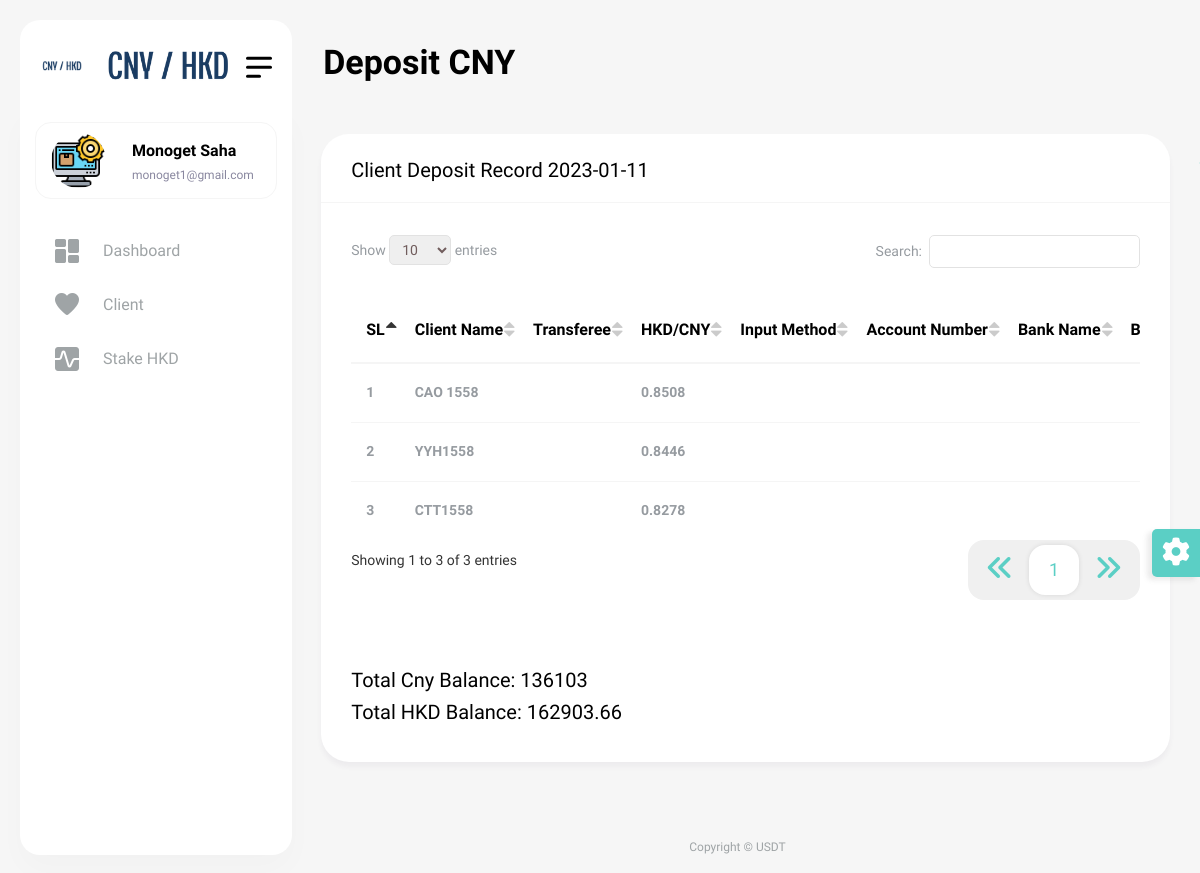
Screenshot of /Deposit-CNY?todayCheck=0 (signed in) with the database file from the repository.
### tables this page shows
CREATE TABLE `deposit_cny` (
  `id` int(11) NOT NULL,
  `client_id` int(11) NOT NULL,
  `conversion_rate` double(10,4) NOT NULL,
  `input_method` varchar(100) NOT NULL,
  `account_number` varchar(50) NOT NULL,
  `bank_name` varchar(250) NOT NULL,
  `bank_holder` varchar(100) NOT NULL,
  `amount` double(15,2) NOT NULL,
  `proof_image` varchar(250) NOT NULL,
  `inserted_at` datetime NOT NULL,
  `updated_at` timestamp NOT NULL DEFAULT current_timestamp() ON UPDATE current_timestamp()
);

CREATE TABLE `client` (
  `id` int(11) NOT NULL,
  `client_name` varchar(100) NOT NULL,
  `phone` varchar(25) NOT NULL,
  `trasferee` varchar(200) NOT NULL,
  `inserted_at` datetime NOT NULL,
  `updated_at` timestamp NOT NULL DEFAULT current_timestamp() ON UPDATE current_timestamp()
);

### include/dbController.php (called while the page is built, shortened)
<?php
class DBController {
    private $host = "localhost";
    private $user = "root";
    private $password = "";
    private $database = "usdt";
    private $conn;
    function __construct() {
        $this->conn = $this->connectDB();
    }
    function connectDB() {
        $conn = mysqli_connect($this->host,$this->user,$this->password,$this->database);
        return $conn;
    }
    function runQuery($query) {
        $result = mysqli_query($this->conn,$query);
        while($row=mysqli_fetch_assoc($result)) {
            $resultset[] = $row;
        }
        if(!empty($resultset))
            return $resultset;
    }
    function numRows($query) {
        $result  = mysqli_query($this->conn,$query);
        $rowcount = mysqli_num_rows($result);
        return $rowcount;
    }
}

### deposit-cny.php (the view, shortened to what this page needs)
<?php
require_once("include/dbController.php");
$db_handle = new DBController();
?>
<!DOCTYPE html>
<html lang="en">
<head>
    <?php require_once('include/css.php'); ?>
</head>
<body>
<div id="main-wrapper">
    <?php require_once('include/header.php'); ?>
    <div class="header">
        <div class="header-content">
            <nav class="navbar navbar-expand">
                <div class="collapse navbar-collapse justify-content-between">
                    <div class="header-left">
                        <div class="dashboard_bar">
                            Deposit CNY
                        </div>
                    </div>
                </div>
            </nav>
        </div>
    </div>
    <?php require_once('include/navbar.php'); ?>
    <div class="content-body">
        <div class="container-fluid">
            <div class="row invoice-card-row">
                <?php if (isset($_GET['todayCheck'])) {
                    $today='%'.date('Y-m-d').'%';
                    ?>
                    <div class="col-12">
                        <div class="card">
                            <div class="card-header">
                                <h4 class="card-title">Client Deposit Record <?php echo date('Y-m-d');?></h4>
                            </div>
                            <div class="card-body">
                                <div class="table-responsive">
                                    <table id="example4" class="display" style="min-width: 845px">
                                        <thead>
                                        <tr>
                                            <th>SL</th>
                                            <th>Client Name</th>
                                            <th>Transferee</th>
                                            <th>HKD/CNY</th>
                                            <th>Input Method</th>
                                            <th>Account Number</th>
                                            <th>Bank Name</th>
                                            <th>Bank Holder</th>
                                        </tr>
                                        </thead>
                                        <tbody>
                                        <?php
                                        $total_cny=0;
                                        $total_hkd=0;
                                        $client = $db_handle->runQuery("SELECT * FROM deposit_cny as d, client as c where d.client_id=c.id and d.inserted_at like '$today' order by d.id desc");
                                        $row_count = $db_handle->numRows("SELECT * FROM deposit_cny as d, client as c where d.client_id=c.id and d.inserted_at like '$today' order by d.id desc");
                                        for ($i = 0; $i < $row_count; $i++) {
                                            ?>
                                            <tr>
                                                <td><?php echo $i + 1; ?></td>
                                                <td><?php echo $client[$i]["client_name"]; ?></td>
                                                <td><?php echo $client[$i]["trasferee"]; ?></td>
                                                <td><?php echo $client[$i]["conversion_rate"]; ?></td>
                                                <td><?php echo $client[$i]["input_method"]; ?></td>
                                                <td><?php echo $client[$i]["account_number"]; ?></td>
                                                <td><?php echo $client[$i]["bank_name"]; ?></td>
                                                <td><?php echo $client[$i]["bank_holder"]; ?></td>
                                                <td><?php
                                                    $total_cny+=$client[$i]["amount"];
                                                ?></td>
                                                    <?php
                                                    $total_hkd+=round($client[$i]["amount"] / $client[$i]["conversion_rate"], 2);
                                                    ?>
                                            </tr>
                                            <?php
                                        }
                                        ?>
                                        </tbody>
                                    </table>
                                </div>
                                <div>
                                    <h4 class="card-title mt-5">Total Cny Balance: <?php echo round($total_cny,2); ?></h4>
                                    <h4 class="card-title">Total HKD Balance: <?php echo round($total_hkd,2); ?></h4>
                                </div>
                            </div>
                        </div>
                    </div>
                <?php } ?>
            </div>
        </div>
    </div>
    <?php require_once('include/footer.php'); ?>
</div>
</body>
</html>

### include/navbar.php (shortened to what this page needs)
<div class="dlabnav">
    <div class="dlabnav-scroll">
        <ul class="metismenu" id="menu">
            <li class="dropdown header-profile">
                <a class="nav-link" href="javascript:void(0);" role="button" data-bs-toggle="dropdown">
                    <?php $data = $db_handle->runQuery("SELECT * FROM admin_login where id={$_SESSION['userid']}"); ?>
                    <img src="<?php echo $data[0]["image"]; ?>" width="20" alt=""/>
                    <div class="header-info ms-3">
                        <span class="font-w600 "><b><?php echo $data[0]["name"]; ?></b></span>
                        <small class="text-end font-w400"><?php echo $data[0]["email"]; ?></small>
                    </div>
                </a>
            </li>
            <li>
                <a class="ai-icon" href="Dashboard" aria-expanded="false">
                    <i class="flaticon-025-dashboard"></i>
                    <span class="nav-text">Dashboard</span>
                </a>
            </li>
            <li>
                <a class="ai-icon" href="Client" aria-expanded="false">
                    <i class="flaticon-045-heart"></i>
                    <span class="nav-text">Client</span>
                </a>
            </li>
            <li>
                <a class="ai-icon" href="Stake-CNY" aria-expanded="false">
                    <i class="flaticon-041-graph"></i>
                    <span class="nav-text">Stake HKD</span>
                </a>
            </li>
        </ul>
    </div>
</div>

### rows the page displays
deposit_cny: client.client_name "CAO 1558", conversion_rate "0.8508"
deposit_cny: client.client_name "YYH1558", conversion_rate "0.8446"
deposit_cny: client.client_name "CTT1558", conversion_rate "0.8278"

### other values shown
$data[0]["name"] "Monoget Saha"
$data[0]["email"] "monoget1@gmail.com"
$total_cny "136103"
$total_hkd "162903.66"
